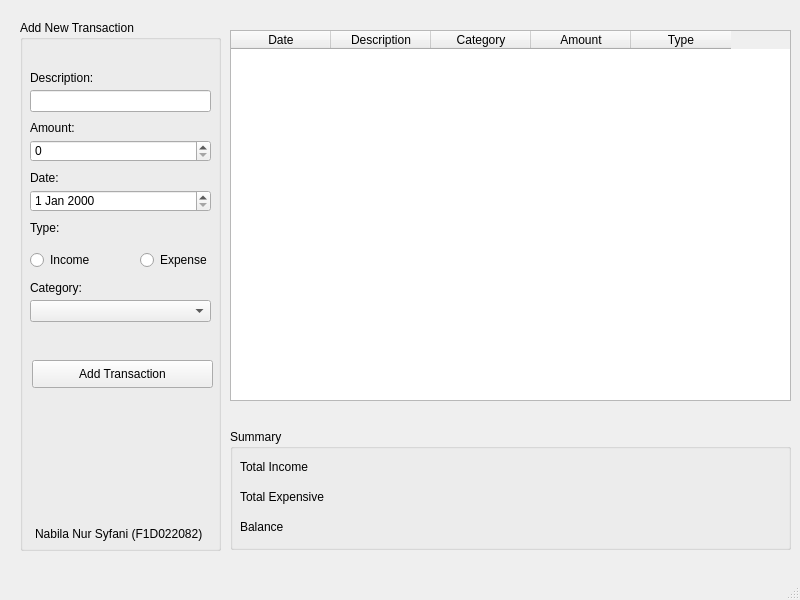
<?xml version="1.0" encoding="UTF-8"?>
<ui version="4.0">
 <class>MainWindow</class>
 <widget class="QMainWindow" name="MainWindow">
  <property name="geometry">
   <rect>
    <x>0</x>
    <y>0</y>
    <width>800</width>
    <height>600</height>
   </rect>
  </property>
  <property name="windowTitle">
   <string>MainWindow</string>
  </property>
  <widget class="QWidget" name="centralwidget">
   <widget class="QGroupBox" name="groupBox">
    <property name="geometry">
     <rect>
      <x>20</x>
      <y>20</y>
      <width>201</width>
      <height>531</height>
     </rect>
    </property>
    <property name="title">
     <string>Add New Transaction</string>
    </property>
    <widget class="QLabel" name="label">
     <property name="geometry">
      <rect>
       <x>20</x>
       <y>50</y>
       <width>55</width>
       <height>16</height>
      </rect>
     </property>
     <property name="text">
      <string/>
     </property>
    </widget>
    <widget class="QLabel" name="description">
     <property name="geometry">
      <rect>
       <x>10</x>
       <y>50</y>
       <width>81</width>
       <height>16</height>
      </rect>
     </property>
     <property name="text">
      <string>Description:</string>
     </property>
    </widget>
    <widget class="QLineEdit" name="lineEdit">
     <property name="geometry">
      <rect>
       <x>10</x>
       <y>70</y>
       <width>181</width>
       <height>22</height>
      </rect>
     </property>
    </widget>
    <widget class="QLabel" name="amount">
     <property name="geometry">
      <rect>
       <x>10</x>
       <y>100</y>
       <width>81</width>
       <height>16</height>
      </rect>
     </property>
     <property name="text">
      <string>Amount:</string>
     </property>
    </widget>
    <widget class="QSpinBox" name="spinBox">
     <property name="geometry">
      <rect>
       <x>10</x>
       <y>120</y>
       <width>181</width>
       <height>22</height>
      </rect>
     </property>
    </widget>
    <widget class="QLabel" name="category">
     <property name="geometry">
      <rect>
       <x>10</x>
       <y>260</y>
       <width>81</width>
       <height>16</height>
      </rect>
     </property>
     <property name="text">
      <string>Category:</string>
     </property>
    </widget>
    <widget class="QComboBox" name="comboBox">
     <property name="geometry">
      <rect>
       <x>10</x>
       <y>280</y>
       <width>181</width>
       <height>22</height>
      </rect>
     </property>
    </widget>
    <widget class="QLabel" name="date">
     <property name="geometry">
      <rect>
       <x>10</x>
       <y>150</y>
       <width>81</width>
       <height>16</height>
      </rect>
     </property>
     <property name="text">
      <string>Date:</string>
     </property>
    </widget>
    <widget class="QLabel" name="type">
     <property name="geometry">
      <rect>
       <x>10</x>
       <y>200</y>
       <width>81</width>
       <height>16</height>
      </rect>
     </property>
     <property name="text">
      <string>Type:</string>
     </property>
    </widget>
    <widget class="QDateEdit" name="dateEdit">
     <property name="geometry">
      <rect>
       <x>10</x>
       <y>170</y>
       <width>181</width>
       <height>22</height>
      </rect>
     </property>
    </widget>
    <widget class="QRadioButton" name="radioButton">
     <property name="geometry">
      <rect>
       <x>10</x>
       <y>230</y>
       <width>71</width>
       <height>20</height>
      </rect>
     </property>
     <property name="text">
      <string>Income</string>
     </property>
    </widget>
    <widget class="QRadioButton" name="radioButton_2">
     <property name="geometry">
      <rect>
       <x>120</x>
       <y>230</y>
       <width>71</width>
       <height>20</height>
      </rect>
     </property>
     <property name="text">
      <string>Expense</string>
     </property>
    </widget>
    <widget class="QPushButton" name="pushButton">
     <property name="geometry">
      <rect>
       <x>12</x>
       <y>340</y>
       <width>181</width>
       <height>28</height>
      </rect>
     </property>
     <property name="text">
      <string>Add Transaction</string>
     </property>
    </widget>
    <widget class="QLabel" name="identitas">
     <property name="geometry">
      <rect>
       <x>15</x>
       <y>500</y>
       <width>200</width>
       <height>28</height>
      </rect>
     </property>
     <property name="text">
      <string>Nabila Nur Syfani (F1D022082)</string>
     </property>
    </widget>
   </widget>
   <widget class="QTableWidget" name="tableWidget">
    <property name="geometry">
     <rect>
      <x>230</x>
      <y>30</y>
      <width>561</width>
      <height>371</height>
     </rect>
    </property>
    <column>
     <property name="text">
      <string>Date</string>
     </property>
    </column>
    <column>
     <property name="text">
      <string>Description</string>
     </property>
    </column>
    <column>
     <property name="text">
      <string>Category</string>
     </property>
    </column>
    <column>
     <property name="text">
      <string>Amount</string>
     </property>
    </column>
    <column>
     <property name="text">
      <string>Type</string>
     </property>
    </column>
   </widget>
   <widget class="QGroupBox" name="groupBox_2">
    <property name="geometry">
     <rect>
      <x>230</x>
      <y>429</y>
      <width>561</width>
      <height>121</height>
     </rect>
    </property>
    <property name="title">
     <string>Summary</string>
    </property>
    <widget class="QLabel" name="balance_label">
     <property name="geometry">
      <rect>
       <x>10</x>
       <y>90</y>
       <width>55</width>
       <height>16</height>
      </rect>
     </property>
     <property name="text">
      <string>Balance</string>
     </property>
    </widget>
    <widget class="QLabel" name="total_expense_label">
     <property name="geometry">
      <rect>
       <x>10</x>
       <y>60</y>
       <width>101</width>
       <height>16</height>
      </rect>
     </property>
     <property name="text">
      <string>Total Expensive</string>
     </property>
    </widget>
    <widget class="QLabel" name="total_income_label">
     <property name="geometry">
      <rect>
       <x>10</x>
       <y>30</y>
       <width>81</width>
       <height>16</height>
      </rect>
     </property>
     <property name="text">
      <string>Total Income</string>
     </property>
    </widget>
   </widget>
  </widget>
  <widget class="QMenuBar" name="menubar">
   <property name="geometry">
    <rect>
     <x>0</x>
     <y>0</y>
     <width>800</width>
     <height>26</height>
    </rect>
   </property>
  </widget>
  <widget class="QStatusBar" name="statusbar"/>
 </widget>
 <resources/>
 <connections/>
</ui>
